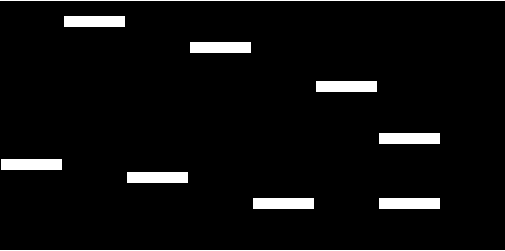
#> input picture image_process/mask.png, 505 x 251 px
$ python exercise.py
#> lines starting #> are read from the running program, lines starting #| are printed output that depends on the picture
from PIL import Image

mask_image = Image.open('mask.png')
#> mask_image is the input picture: PIL image 505x251 RGBA; mean R, G, B, A 12.8, 12.8, 12.8, 255
word_matrix_image = Image.open('word_matrix.png')
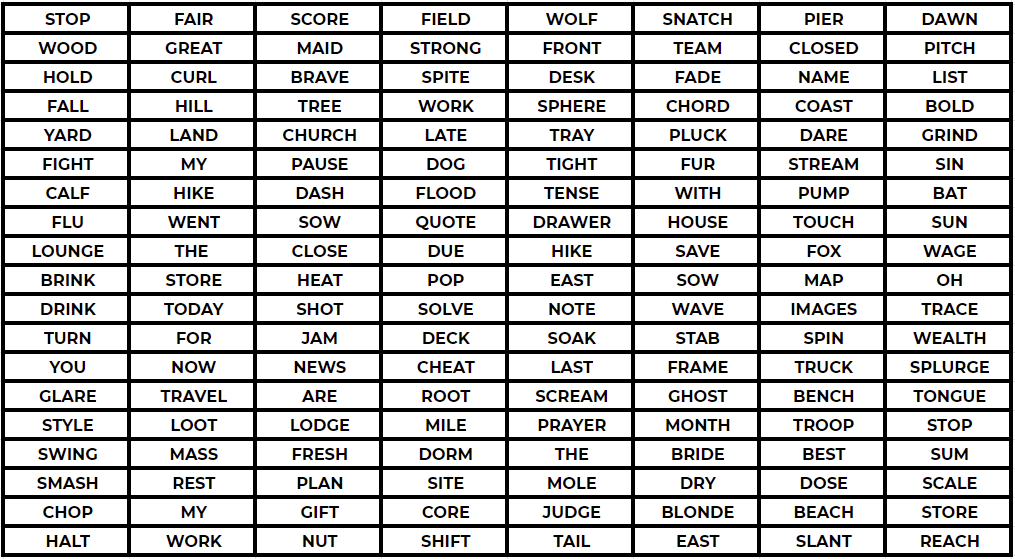
#> input picture image_process/word_matrix.png, 1015 x 559 px
#> word_matrix_image is the input picture: PIL image 1015x559 RGBA; mean R, G, B, A 192.9, 192.7, 192.7, 255
mask_image = mask_image.resize((500,500))
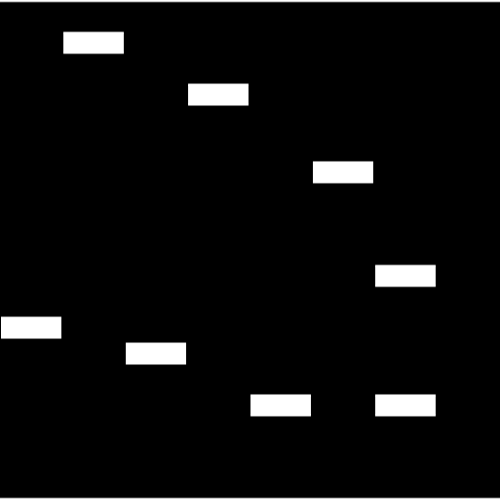
#> mask_image: PIL image 500x500 RGBA; mean R, G, B, A 12.9, 12.9, 12.9, 255
word_matrix_image = word_matrix_image.resize((500,500))
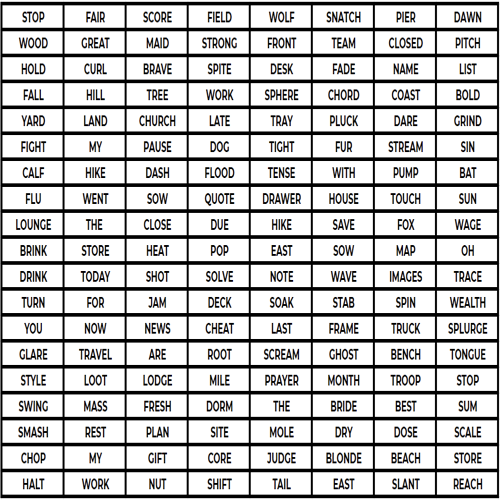
#> word_matrix_image: PIL image 500x500 RGBA; mean R, G, B, A 192.7, 192.5, 192.5, 255

mask_image.putalpha(150)
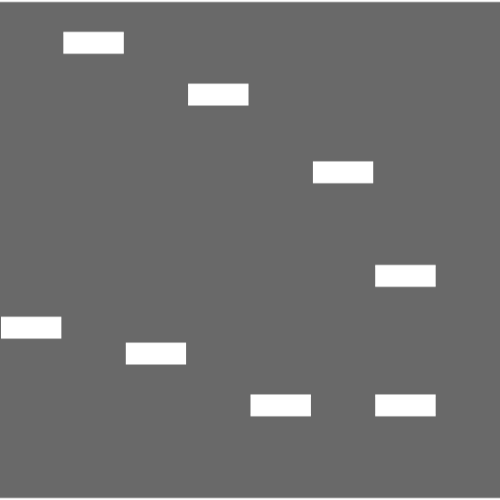
#> mask_image: PIL image 500x500 RGBA; mean R, G, B, A 12.9, 12.9, 12.9, 150; transparent parts drawn white
word_matrix_image.putalpha(300)
word_matrix_image.paste(im=mask_image, box=(0,0), mask=mask_image)
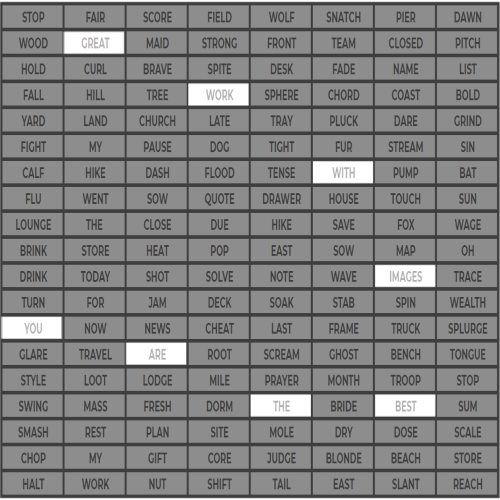
#> word_matrix_image: PIL image 500x500 RGBA; mean R, G, B, A 86.9, 86.8, 86.8, 193; transparent parts drawn white
word_matrix_image.show()
